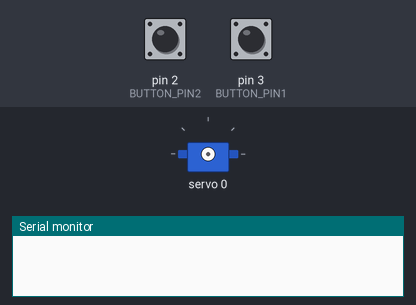
Simulated run of this sketch. Board: Arduino Uno, built with avr-gcc and run on an emulated ATmega328P. On the bench: servo, the last lines printed to the serial monitor. The inputs (shaded band) are chosen by the test bench; at power-on: pin 3 (BUTTON_PIN1) HIGH, pin 2 (BUTTON_PIN2) HIGH.

Above: at 1.2 s.
1.3 s: pin 3 (BUTTON_PIN1) pulled LOW for 0.15 s
At 2.4 s:
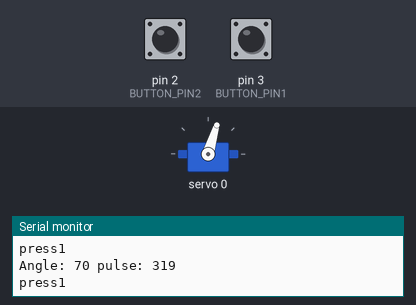
2.9 s: pin 2 (BUTTON_PIN2) pulled LOW for 0.15 s
At 3.6 s:
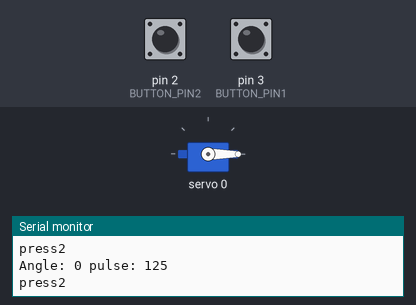
4.5 s: pin 3 (BUTTON_PIN1) pulled LOW for 1 s
At 5.5 s:
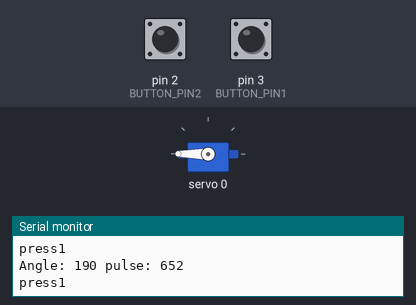
7.0 s: pin 2 (BUTTON_PIN2) pulled LOW for 0.15 s
At 8.2 s:
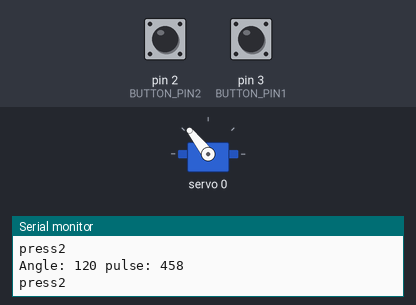
8.6 s: pin 2 (BUTTON_PIN2) pulled LOW for 0.15 s
At 9.2 s:
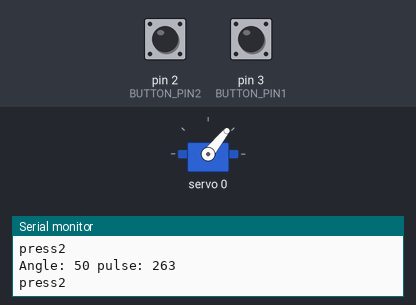
10.2 s: pin 2 (BUTTON_PIN2) pulled LOW for 1 s
At 11.6 s:
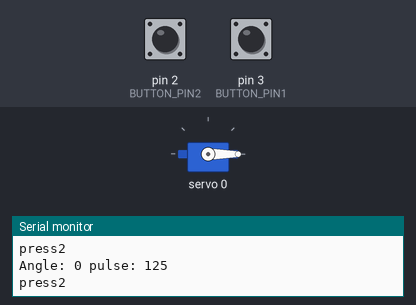
Timing chart, 0 to 13.2 s (numbered marks = the images above; inputs shaded):
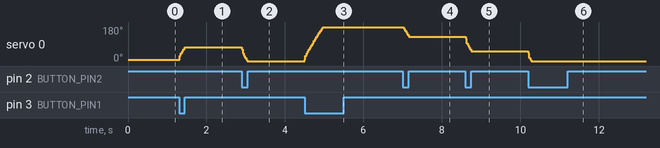

The sketch:

buttonAndServoDriver.ino
```cpp
#include <Adafruit_PWMServoDriver.h>

Adafruit_PWMServoDriver board1 = Adafruit_PWMServoDriver(0x40);       // called this way, it uses the default address 0x40


#define SERVOMIN  125                                                 // this is the 'minimum' pulse length count (out of 4096)

#define SERVOMAX  625                                                 // this is the 'maximum' pulse length count (out of 4096)

//Keep track of which pins are being used for buttons
#define BUTTON_PIN1 3
#define BUTTON_PIN2 2

volatile bool buttonPress1 = false;
volatile bool buttonPress2 = false;

int servo1Pos = 0;


void buttonPinInterrupt1(){
  buttonPress1 = !buttonPress1;
}

void buttonPinInterrupt2(){
  buttonPress2 = !buttonPress2;
}

void setup() {
  Serial.begin(9600);
  pinMode(BUTTON_PIN1, INPUT_PULLUP);
  pinMode(BUTTON_PIN2, INPUT_PULLUP);


  attachInterrupt(digitalPinToInterrupt(BUTTON_PIN1), buttonPinInterrupt1, CHANGE);
  attachInterrupt(digitalPinToInterrupt(BUTTON_PIN2), buttonPinInterrupt2, CHANGE);

  board1.begin();
  board1.setPWMFreq(60);                  // Analog servos run at ~60 Hz updates

}

void loop() {
  while (buttonPress1 && servo1Pos<181) {
    servo1Pos += 10;
    board1.setPWM(0, 0, angleToPulse(servo1Pos) );
    Serial.println("press1");
  }
  while (buttonPress2 && servo1Pos>0) {
    servo1Pos -= 10;
    board1.setPWM(0, 0, angleToPulse(servo1Pos) );
    Serial.println("press2");
  }
}

int angleToPulse(int ang)                             //gets angle in degree and returns the pulse width

  {  int pulse = map(ang,0, 180, SERVOMIN,SERVOMAX);  // map angle of 0 to 180 to Servo min and Servo max
     Serial.print("Angle: ");Serial.print(ang);
     Serial.print(" pulse: ");Serial.println(pulse);
     return pulse;
  }
```

Measured:
- after the input at 1.3 s, servo 0: 7° → 73° at once
- after the input at 2.9 s, servo 0: 73° → 0° at once
- after the input at 4.5 s, servo 0: moves from 0° to 180° over 0.46 s, starting at once
- after the input at 7.0 s, servo 0: 180° → 128° at once
- after the input at 8.6 s, servo 0: 128° → 51° at once
- after the input at 10.2 s, servo 0: 51° → 0° at once
